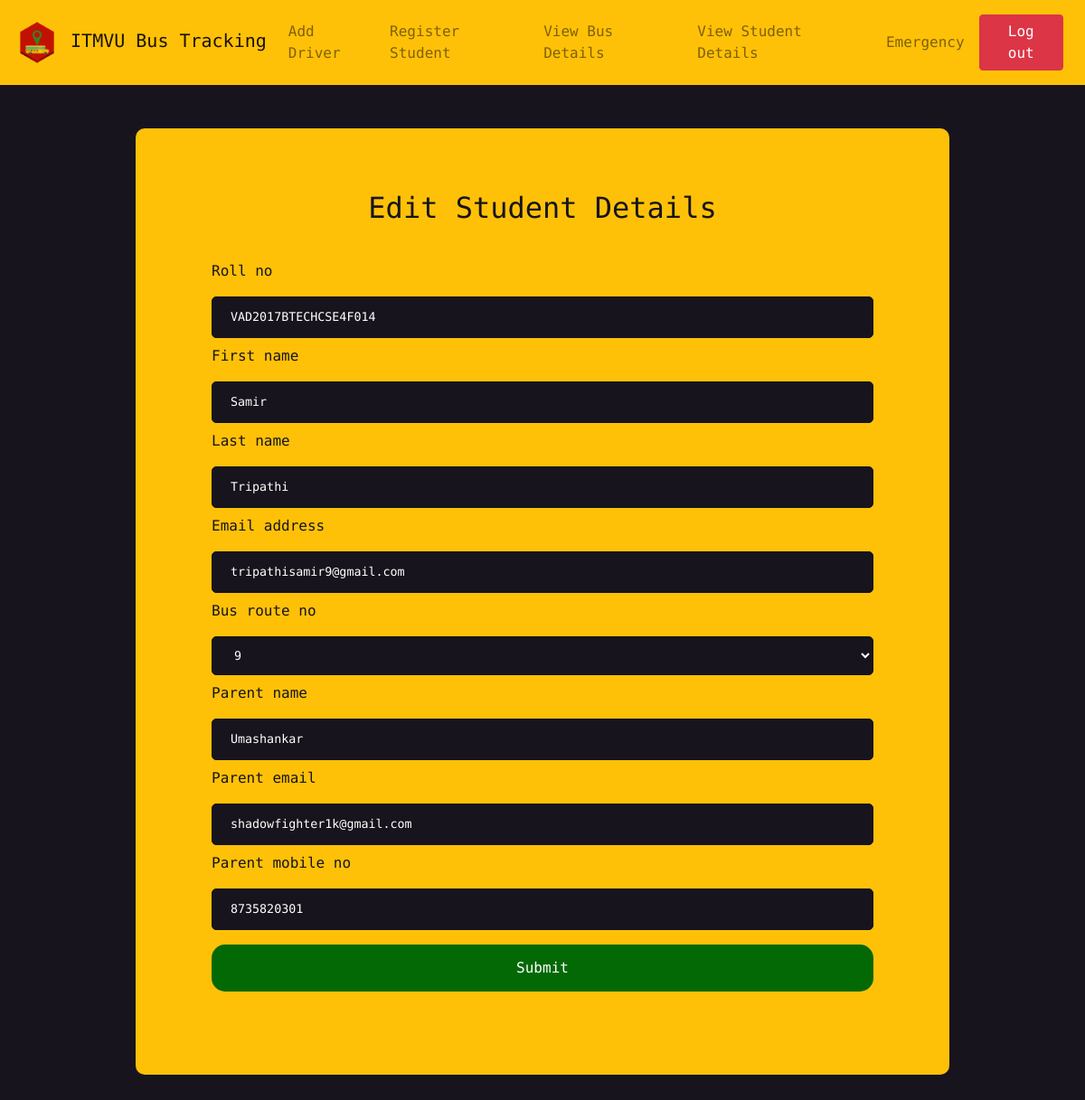
/edit_student_details/2 (signed in), run on the app's committed database.
### bus/models.py (models this page shows)
class User(AbstractUser):
    id = models.AutoField(primary_key=True)
    roll_no = models.CharField(max_length=30, null=True)
    bus_route_no = models.ForeignKey(Bus, null=True, on_delete=models.SET_NULL)
    parent_name = models.CharField(max_length=100, null=True)
    parent_mobile_no = models.BigIntegerField(null=True)
    parent_email = models.EmailField(max_length=100, null=True)

class Bus(models.Model):
    bus_route_no = models.IntegerField(primary_key = True)
    role_id = models.IntegerField(blank=True, default='1')
    driver_name = models.CharField(max_length=100)
    driver_mobile_no = models.BigIntegerField()
    username = models.CharField(max_length=103)
    password = models.CharField(max_length=100)
    lat = models.CharField(max_length=100)
    lon = models.CharField(max_length=100)
    def __str__(self):
        return '%s' % (self.bus_route_no)

### bus/views.py (the view)
# urls.py: path('edit_student_details/<str:pk>', views.edit_student_details, name='edit_student_details'),
@user_passes_test(is_admin)
def edit_student_details(request, pk):
    student = User.objects.get(pk=pk)
    form = UserUpdateForm(request.POST or None, instance=student)
    if request.method == "POST":
        if form.is_valid():
            form.save()
            messages.success(request, 'Well done! Student details were successfully updated!')
            return redirect('view_student_details')
    return render(request, 'bus/edit_student_details.html', {'form': form, 'pk':pk})

### bus/forms.py
class UserUpdateForm(ModelForm):
    class Meta:
        model = User
        fields = ['first_name', 'last_name', 'email', 'roll_no', 'bus_route_no', 'parent_name', 'parent_mobile_no', 'parent_email']

### bus/views.py (called while the page is built)
def is_admin(user):
   return user.is_superuser

### bus/templates/bus/edit_student_details.html (shortened to what this page needs)
{% extends 'bus/footer.html' %}
{% block body %}
{% load static %}
{% load widget_tweaks %}
<!doctype html>
<html lang="en">
<head>
    <link rel="stylesheet" href="https://stackpath.bootstrapcdn.com/bootstrap/4.5.2/css/bootstrap.min.css"
>
    <link rel="stylesheet" href="{% static 'bus/css/add_driver.css' %}">
</head>
<body>
    <nav class="navbar navbar-expand-lg navbar-light bg-warning">
        <a class="navbar-brand" href="#">
            <img src="{% static 'bus/images/warning-icon.png' %}" width="50" height="50" class="d-inline-block align-middle" alt=""
                loading="lazy">
            ITMVU Bus Tracking
        </a>
        <div class="collapse navbar-collapse" id="navbarSupportedContent">
            <ul class="navbar-nav mr-auto">
                <li class="nav-item">
                    <a class="nav-link" href="{% url 'add_driver' %}">Add Driver</a>
                </li>
            </ul>
        </div>
        <div class="collapse navbar-collapse" id="navbarSupportedContent">
            <ul class="navbar-nav mr-auto">
                <li class="nav-item">
                    <a class="nav-link" href="{% url 'add_student' %}">Register Student</a>
                </li>
            </ul>
        </div>
        <div class="collapse navbar-collapse" id="navbarSupportedContent">
            <ul class="navbar-nav mr-auto">
                <li class="nav-item">
                    <a class="nav-link" href="{% url 'view_bus_details' %}">View Bus Details</a>
                </li>
            </ul>
        </div>
        <div class="collapse navbar-collapse" id="navbarSupportedContent">
            <ul class="navbar-nav mr-auto">
                <li class="nav-item">
                    <a class="nav-link" href="{% url 'view_student_details' %}">View Student Details</a>
                </li>
            </ul>
        </div>
        <div class="collapse navbar-collapse" id="navbarSupportedContent">
            <ul class="navbar-nav mr-auto">
                <li class="nav-item">
                    <a class="nav-link" href="{% url 'emergency' %}">Emergency</a>
                </li>
            </ul>
        </div>
        <div class="collapse navbar-collapse" id="navbarSupportedContent">
            <ul class="navbar-nav mr-auto">
                <li class="nav-item">
                    <a class="nav-link" href="{% url 'logout' %}"><button class="btn btn-danger">Log out</button></a>
                </li>
            </ul>
        </div>
    </nav>
    <div id="div" class="container my-5">
        <h2>Edit Student Details</h2>
        <form id="form" name="myForm" method="POST">
            <br>
            <label for="rollno">{{ form.roll_no.label }}</label><br>
            {% render_field form.roll_no id="rollno" %}
            <label for="fname">{{ form.first_name.label }}</label>
            {% render_field form.first_name id="fname" %}
            <label for="lname">{{ form.last_name.label }}</label>
            {% render_field form.last_name id="lname" %}
            <label for="email">{{ form.email.label }}</label>
            {% render_field form.email id="email" %}
            <label for="bno">{{ form.bus_route_no.label }}</label>
            {% render_field form.bus_route_no id="busno" %}
            <label for="pname">{{ form.parent_name.label }}</label>
            {% render_field form.parent_name id="pname" %}
            <label for="pemail">{{ form.parent_email.label }}</label>
            {% render_field form.parent_email id="pemail" %}
            <label for="pmobile">{{ form.parent_mobile_no.label }}</label>
            {% render_field form.parent_mobile_no id="phone" %}
            <input id="submit" type="submit" class="mx-auto" value="Submit">
        </form>
    </div>
    {% endblock %}

### bus/static/bus/css/add_driver.css (style rules this page uses)
body { padding: 0; margin: 0; background-color: #17141d; color: white; font-family: 'DM Mono', monospace; }
h2 { margin: -2% 0 2% 0; text-align: center; color: #17141d; }
input[type=text], input[type=number], input[type=email], select { width: 100%; font-size: smaller; padding: 12px 20px; background-color: #17141d; color: white; margin: 8px 0; display: inline-block; border: 1px solid #15121b; border-radius: 5px; box-sizing: border-box; box-shadow: -5px -5px 20px #130f1a, 5px, 5px, 20px #0b090f; }
input[type=submit] { width: 100%; background-color: #026905; color: white; padding: 14px 20px; margin: 8px 0; border: none; cursor: pointer; border-radius: 15px; }
#div { margin: auto; margin-top: 2%; margin-bottom: 2%; width: 75%; height: auto; border-radius: 10px; background-color: #ffc107; color: #17141d; padding: 7%; box-shadow: 5px 5px 10px #b6a9a9, -5px, -5px, 10px #ffffff; }

### data on the page
User: roll_no "VAD2017BTECHCSE4F014", first_name "Samir", last_name "Tripathi", email "tripathisamir9@gmail.com", parent_name "Umashankar", parent_email "shadowfighter1k@gmail.com", parent_mobile_no "8735820301"
Bus: bus_route_no "9"
